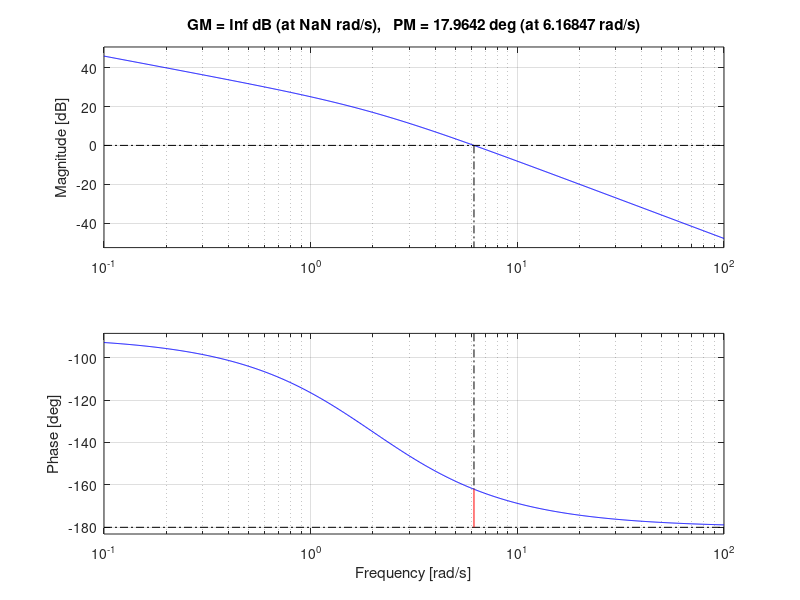
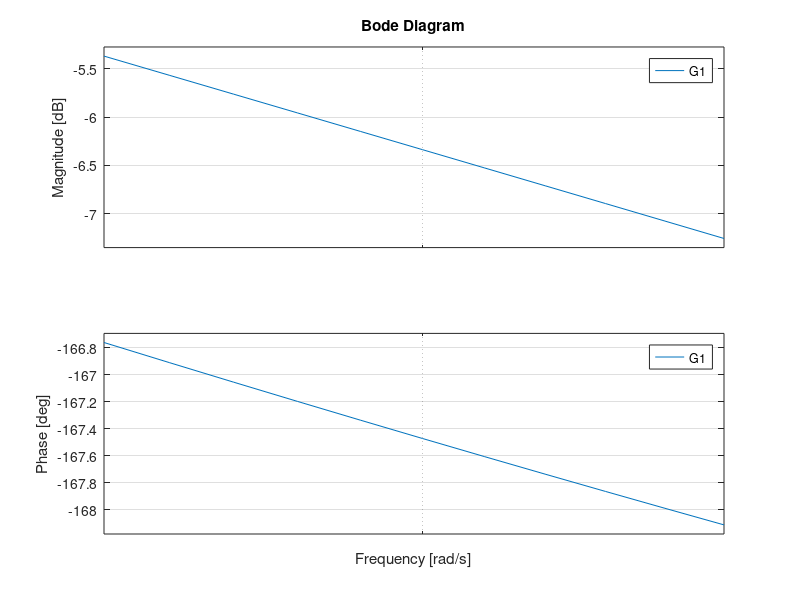

These charts were generated, in order, by the following MATLAB code:
% compensador en adelanto
G = tf(4,[1,2,0])
margin(G)
K = 10
G1 = K*G
margin(G1)

% Angulo de adelanto
phi = 38;

% alfa
alfa = (1-sind(phi))/(1+sind(phi))

figure;
bode(G1,8.5:0.1:9.5)

wc = 9
T = 1/(sqrt(alfa)*wc)
sz = 1/T
sp = 1/(T*alfa)
Gc = K*tf([1,sz],[1,sp])

FTLA = G*Gc
FTLC = feedback(FTLA,1)